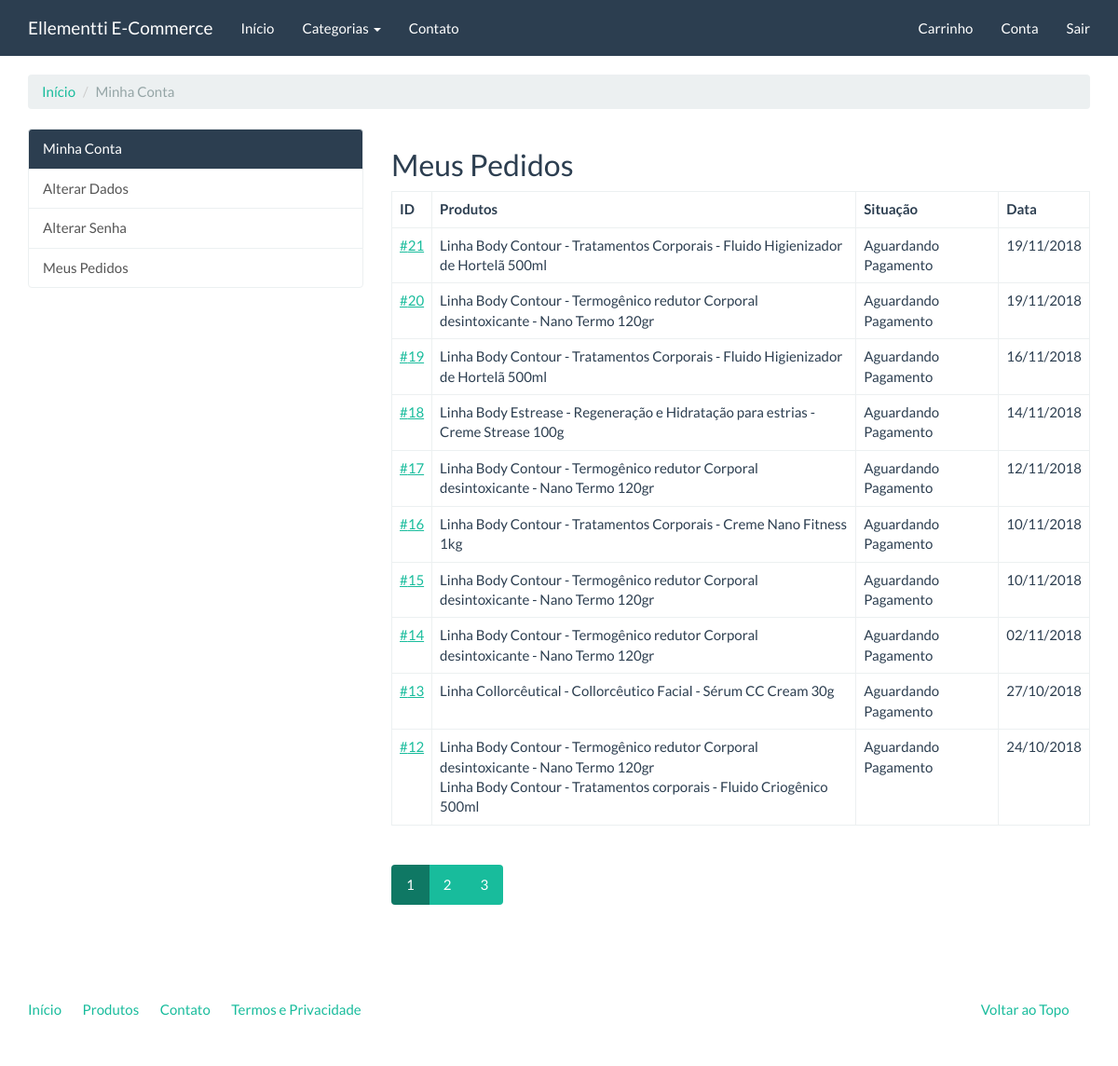
The app's page /compras/meus-pedidos/ (signed in), older data.
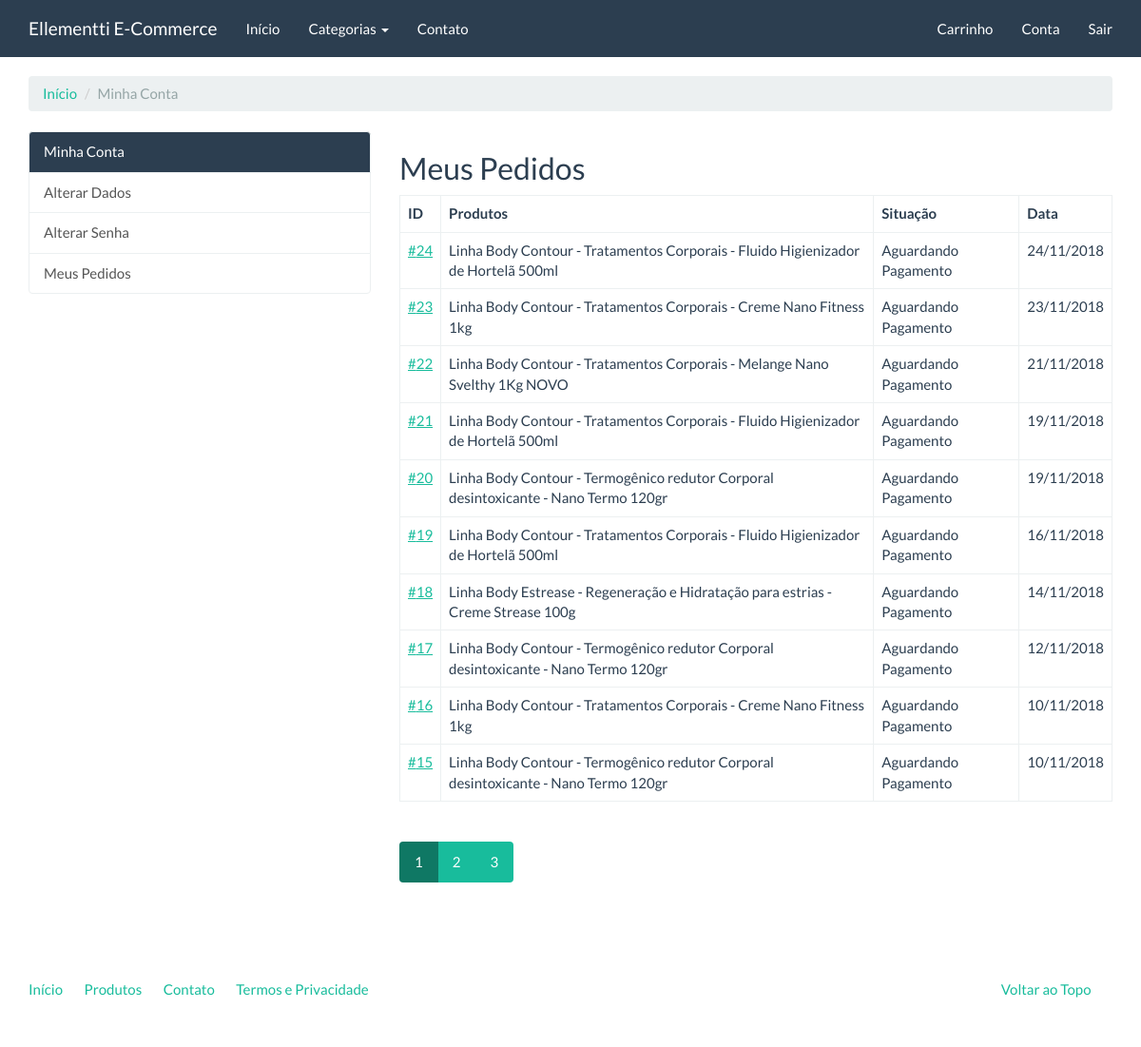
The same page, newer data.
### checkout/models.py (models this page shows, shortened)
class Order(models.Model):
    STATUS_CHOICES = (
        (0, 'Aguardando Pagamento'),
        (1, 'Concluída'),
        (2, 'Cancelada'),
    )
    PAYMENT_OPTION_CHOICES = (
        ('deposit', 'Depósito'),
        ('pagseguro', 'PagSeguro'),
        ('paypal', 'Paypal'),
    )
    user = models.ForeignKey(settings.AUTH_USER_MODEL, verbose_name='Usuário')
    status = models.IntegerField(
        'Situação', choices=STATUS_CHOICES, default=0, blank=True
    )
    payment_option = models.CharField(
        'Opção de Pagamento', choices=PAYMENT_OPTION_CHOICES, max_length=20,
        default='deposit'
    )
    created = models.DateTimeField('Criado em', auto_now_add=True)
    modified = models.DateTimeField('Modificado em', auto_now=True)
    objects = OrderManager()
    class Meta:
        verbose_name = 'Pedido'
        verbose_name_plural = 'Pedidos'
    def products(self):
        products_ids = self.items.values_list('product')
        return Product.objects.filter(pk__in=products_ids)
    def pagseguro(self):
        self.payment_option = 'pagseguro'
        self.save()
        pg = PagSeguro(
            email=settings.PAGSEGURO_EMAIL, token=settings.PAGSEGURO_TOKEN,
            config={'sandbox': settings.PAGSEGURO_SANDBOX}
        )
        pg.sender = {
            'email': self.user.email
        }
        pg.reference_prefix = ''
        pg.shipping = None
        pg.reference = self.pk
        for item in self.items.all():
            pg.items.append(
                {
                    'id': item.product.pk,
                    'description': item.product.name,
                    'quantity': item.quantity,
                    'amount': '%.2f' % item.price
                }
            )
        return pg
    def paypal(self):
        self.payment_option = 'paypal'
        self.save()
        paypal_dict = {
            'upload': '1',
            'business': settings.PAYPAL_EMAIL,
            'invoice': self.pk,
            'cmd': '_cart',
            'currency_code': 'BRL',
            'charset': 'utf-8',
        }
        index = 1
        for item in self.items.all():
            paypal_dict['amount_{}'.format(index)] = '%.2f' % item.price
            paypal_dict['item_name_{}'.format(index)] = item.product.name
            paypal_dict['quantity_{}'.format(index)] = item.quantity
            index = index + 1
        return paypal_dict

### catalog/models.py (models this page shows, shortened)
class Product(models.Model):
    name = models.CharField('Nome', max_length=100)
    slug = models.SlugField('Identificador', max_length=100)
    category = models.ForeignKey('catalog.Category', verbose_name='Categoria', on_delete=models.CASCADE)
    description = models.TextField('Descrição', blank=True)
    price = models.DecimalField('Preço', decimal_places=2, max_digits=8)
    created = models.DateTimeField('Criado em', auto_now_add=True)
    modified = models.DateTimeField('Modificado em', auto_now=True)
    class Meta:
        verbose_name = 'Produto'
        verbose_name_plural = 'Produtos'
        ordering = ['name']

### checkout/views.py (the view)
class OrderListView(LoginRequiredMixin, ListView):
    template_name = 'checkout/order_list.html'
    paginate_by = 10
    def get_queryset(self):
        return Order.objects.filter(user=self.request.user).order_by('-pk')

### catalog/context_processors.py (called while the page is built)
def categories(request):
    return {
        'categories': Category.objects.all()
    }

### catalog/models.py (called while the page is built)
    def __str__(self):
        return self.name

    def get_absolute_url(self):
        return reverse('catalog:category', kwargs={'slug': self.slug})

### core/templatetags/pagination.py (called while the page is built)
@register.inclusion_tag('pagination.html')
def pagination(request, paginator, page_obj):
    context = {}
    context['paginator'] = paginator
    context['request'] = request
    context['page_obj'] = page_obj
    getvars = request.GET.copy()
    if 'page' in getvars:
        del getvars['page']
    if len(getvars) > 0:
        context['getvars'] = '&{0}'.format(getvars.urlencode())
    else:
        context['getvars'] = ''
    return context

### checkout/templates/checkout/order_list.html (shortened to what this page needs)
{% extends "accounts/index.html" %}
{% load pagination %}
{% block accounts_container %}
<h2>Meus Pedidos</h2>
<table class="table table-bordered">
    <thead>
        <tr>
            <th>
                ID
            </th>
            <th>
                Produtos
            </th>
            <th>
                Situação
            </th>
            <th>
                Data
            </th>
        </tr>
    </thead>
    <tbody>
        {% for order in object_list %}
        <tr>
            <td>
                <a href="{% url 'checkout:order_detail' order.pk %}">#{{ order.pk }}</a>
            </td>
            <td>
                {% for product in order.products %}
                {{ product.name }}{% if not forloop.last %}<br />{% endif %}
                {% endfor %}
            </td>
            <td>
                {{ order.get_status_display }}
            </td>
            <td>
                {{ order.created|date:"d/m/Y" }}
            </td>
        </tr>
        {% endfor %}
    </tbody>
</table>
{% pagination request paginator page_obj %}
{% endblock %}

Row changes from the older to the newer data that the page shows:
no longer on this page (row unchanged): Order: pk "14", status "Aguardando Pagamento", created "02/11/2018", Product (name "Linha Body Contour - Termogênico redutor Corporal desintoxicante - Nano Termo 120gr")
no longer on this page (row unchanged): Order: pk "13", status "Aguardando Pagamento", created "27/10/2018"
no longer on this page (row unchanged): Product: name "Linha Collorcêutical - Collorcêutico Facial - Sérum CC Cream 30g", shown under "13"
no longer on this page (row unchanged): Order: pk "12", status "Aguardando Pagamento", created "24/10/2018", Product (name "Linha Body Contour - Termogênico redutor Corporal desintoxicante - Nano Termo 120gr")
no longer on this page (row unchanged): Product: name "Linha Body Contour - Tratamentos corporais - Fluido Criogênico 500ml", shown under "12"
added Order: pk "24", status "Aguardando Pagamento", created "24/11/2018", Product (name "Linha Body Contour - Tratamentos Corporais - Fluido Higienizador de Hortelã 500ml")
added Order: pk "23", status "Aguardando Pagamento", created "23/11/2018", Product (name "Linha Body Contour - Tratamentos Corporais - Creme Nano Fitness 1kg")
added Order: pk "22", status "Aguardando Pagamento", created "21/11/2018"
now on this page (row unchanged): Product: name "Linha Body Contour - Tratamentos Corporais - Melange Nano Svelthy 1Kg NOVO", shown under "22"
